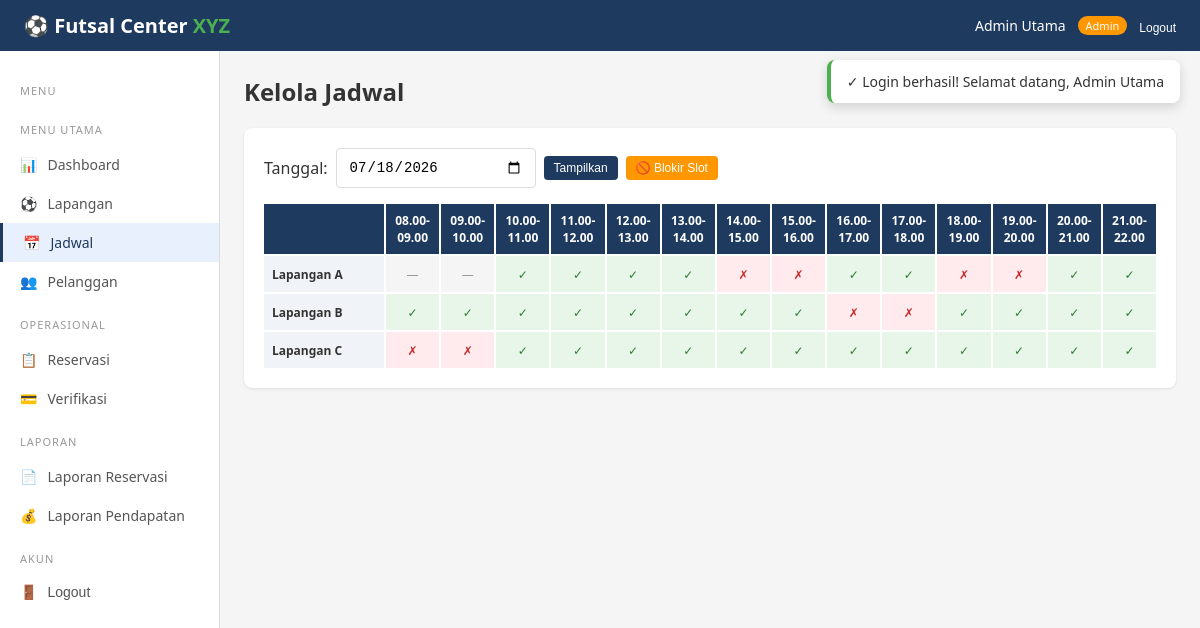
Page /admin/jadwal.php (signed in) on the committed database.
### tables this page shows
CREATE TABLE users (
    id            INT AUTO_INCREMENT PRIMARY KEY,
    nama          VARCHAR(100)   NOT NULL,
    email         VARCHAR(100)   NOT NULL UNIQUE,
    password      VARCHAR(255)   NOT NULL,
    telepon       VARCHAR(20)    NOT NULL,
    alamat        TEXT           NULL,
    role          ENUM('pelanggan','admin','pemilik') NOT NULL DEFAULT 'pelanggan',
    status        ENUM('active','inactive') NOT NULL DEFAULT 'active',
    created_at    DATETIME       NOT NULL DEFAULT CURRENT_TIMESTAMP,
    updated_at    DATETIME       NOT NULL DEFAULT CURRENT_TIMESTAMP ON UPDATE CURRENT_TIMESTAMP,
    INDEX idx_email (email),
    INDEX idx_role  (role)
);

CREATE TABLE lapangan (
    id              INT AUTO_INCREMENT PRIMARY KEY,
    nama            VARCHAR(50)    NOT NULL,
    deskripsi       VARCHAR(255)   NOT NULL,
    tipe            ENUM('indoor','outdoor') NOT NULL DEFAULT 'indoor',
    tarif_weekday   INT            NOT NULL,
    tarif_weekend   INT            NOT NULL,
    status          ENUM('aktif','nonaktif') NOT NULL DEFAULT 'aktif',
    created_at      DATETIME       NOT NULL DEFAULT CURRENT_TIMESTAMP,
    updated_at      DATETIME       NOT NULL DEFAULT CURRENT_TIMESTAMP ON UPDATE CURRENT_TIMESTAMP
);

### config.php (called while the page is built, shortened)
<?php
function db() {
    static $pdo = null;
    if ($pdo === null) {
        try {
            $pdo = new PDO(
                "mysql:host=" . DB_HOST . ";dbname=" . DB_NAME . ";charset=utf8mb4",
                DB_USER, DB_PASS,
                [PDO::ATTR_ERRMODE => PDO::ERRMODE_EXCEPTION,
                 PDO::ATTR_DEFAULT_FETCH_MODE => PDO::FETCH_ASSOC,
                 PDO::ATTR_EMULATE_PREPARES => false]
            );
        } catch (PDOException $e) {
            die("Koneksi database gagal. Pastikan MySQL berjalan dan database 'futsal_xyz' sudah diimport.<br>Error: " . $e->getMessage());
        }
    }
    return $pdo;
}
function isLoggedIn() {
    return isset($_SESSION['user_id']);
}
function currentUser() {
    $stmt = db()->prepare("SELECT * FROM users WHERE id = ?");
    $stmt->execute([$_SESSION['user_id']]);
    return $stmt->fetch();
}
function sanitize($str) {
    return htmlspecialchars(trim($str), ENT_QUOTES, 'UTF-8');
}
function getTimeSlots() {
    $slots = [];
    for ($h = 8; $h < 22; $h++) {
        $slots[] = [
            'start' => sprintf('%02d:00', $h),
            'end'   => sprintf('%02d:00', $h + 1),
            'label' => sprintf('%02d.00-%02d.00', $h, $h + 1)
        ];
    }
    return $slots;
}
function getFlash() {
    if (isset($_SESSION['flash'])) {
        $flash = $_SESSION['flash'];
        return $flash;
    }
    return null;
}
function getScheduleGrid($tanggal) {
    $pdo = db();
    $lapangan = $pdo->query("SELECT * FROM lapangan WHERE status='aktif' ORDER BY id")->fetchAll();
    $stmt = $pdo->prepare("SELECT lapangan_id, jam_mulai, jam_selesai FROM reservasi WHERE tanggal=? AND status NOT IN ('cancelled')");
    $stmt->execute([$tanggal]);
    $reservasi = $stmt->fetchAll();
    $stmt = $pdo->prepare("SELECT lapangan_id, jam_mulai, jam_selesai FROM slot_blocked WHERE tanggal=?");
    $stmt->execute([$tanggal]);
    $blocked = $stmt->fetchAll();
    $slots = getTimeSlots();
    $grid = [];
    foreach ($lapangan as $field) {
        $fid = $field['id'];
        $grid[$fid] = [];
        foreach ($slots as $slot) {
            $status = 'available';
            foreach ($blocked as $b) {
                if ($b['lapangan_id'] == $fid && $slot['start'] >= substr($b['jam_mulai'],0,5) && $slot['start'] < substr($b['jam_selesai'],0,5)) {
                    $status = 'blocked'; break;
                }
            }
            if ($status === 'available') {
                foreach ($reservasi as $r) {
                    if ($r['lapangan_id'] == $fid && $slot['start'] >= substr($r['jam_mulai'],0,5) && $slot['start'] < substr($r['jam_selesai'],0,5)) {
                        $status = 'booked'; break;
                    }
                }
            }
            $grid[$fid][$slot['start']] = $status;
        }
    }
    return ['lapangan' => $lapangan, 'slots' => $slots, 'grid' => $grid];
}

### admin/jadwal.php (the view, shortened to what this page needs)
<?php
require_once __DIR__ . '/../includes/layout.php';
renderLayout('admin', 'jadwal', function() {
    $tanggal = $_GET['tanggal'] ?? date('Y-m-d');
    $jadwal = getScheduleGrid($tanggal);
    ?>
    <h2 style="margin-bottom:20px;">Kelola Jadwal</h2>
    <div class="card">
        <form method="GET" class="date-picker" style="margin-bottom:16px;">
            <label>Tanggal:</label>
            <input type="date" name="tanggal" class="form-control" style="width:200px;" value="<?php echo $tanggal; ?>">
            <button type="submit" class="btn btn-primary btn-sm">Tampilkan</button>
            <button type="button" class="btn btn-warning btn-sm" onclick="document.getElementById('block-modal').classList.add('active')">&#128683; Blokir Slot</button>
        </form>
        <div class="schedule-grid" style="grid-template-columns: 120px repeat(14, 1fr);">
            <div class="header"></div>
            <?php foreach ($jadwal['slots'] as $slot): ?>
                <div class="header"><?php echo $slot['label']; ?></div>
            <?php endforeach; ?>
            <?php foreach ($jadwal['lapangan'] as $field): ?>
                <div class="field-name"><?php echo sanitize($field['nama']); ?></div>
                <?php foreach ($jadwal['slots'] as $slot):
                    $status = $jadwal['grid'][$field['id']][$slot['start']] ?? 'available';
                    $label = $status === 'available' ? '&#10003;' : ($status === 'booked' ? '&#10007;' : '&mdash;');
                ?>
                    <div class="slot <?php echo $status; ?>"><?php echo $label; ?></div>
                <?php endforeach; ?>
            <?php endforeach; ?>
        </div>
    </div>
    <?php
});

### includes/layout.php (shortened to what this page needs)
<?php
require_once __DIR__ . '/../config.php';
function renderLayout($role, $activePage, $contentFn) {
    $user = currentUser();
    $navLinks = '';
    $sidebarItems = [];
    if ($role === 'pelanggan') {
        $navLinks = '
            <a href="pelanggan/jadwal.php">Jadwal</a>
            <a href="pelanggan/reservasi.php">Reservasi Saya</a>
            <div class="nav-user">
                <span class="user-name">' . sanitize($user['nama']) . '</span>
                <span class="user-role">Pelanggan</span>
                <form method="POST" action="proses.php" style="display:inline;">
                    <input type="hidden" name="action" value="logout">
                    <button type="submit" style="background:none;border:none;color:white;font-size:12px;cursor:pointer;">Logout</button>
                </form>
            </div>';
        $sidebarItems = [
            ['page'=>'dashboard', 'icon'=>'&#128202;', 'label'=>'Dashboard', 'href'=>'pelanggan/dashboard.php'],
            ['page'=>'jadwal', 'icon'=>'&#128197;', 'label'=>'Jadwal', 'href'=>'pelanggan/jadwal.php'],
            ['page'=>'reservasi', 'icon'=>'&#128203;', 'label'=>'Reservasi Saya', 'href'=>'pelanggan/reservasi.php'],
            ['page'=>'profil', 'icon'=>'&#128100;', 'label'=>'Profil', 'href'=>'pelanggan/profil.php'],
        ];
    } elseif ($role === 'admin') {
        $navLinks = '
            <div class="nav-user">
                <span class="user-name">' . sanitize($user['nama']) . '</span>
                <span class="user-role" style="background:#FF9800;">Admin</span>
                <form method="POST" action="proses.php" style="display:inline;">
                    <input type="hidden" name="action" value="logout">
                    <button type="submit" style="background:none;border:none;color:white;font-size:12px;cursor:pointer;">Logout</button>
                </form>
            </div>';
        $sidebarItems = [
            ['section'=>'Menu Utama'],
            ['page'=>'dashboard', 'icon'=>'&#128202;', 'label'=>'Dashboard', 'href'=>'admin/dashboard.php'],
            ['page'=>'lapangan', 'icon'=>'&#9917;', 'label'=>'Lapangan', 'href'=>'admin/lapangan.php'],
            ['page'=>'jadwal', 'icon'=>'&#128197;', 'label'=>'Jadwal', 'href'=>'admin/jadwal.php'],
            ['page'=>'pelanggan', 'icon'=>'&#128101;', 'label'=>'Pelanggan', 'href'=>'admin/pelanggan.php'],
            ['section'=>'Operasional'],
            ['page'=>'reservasi', 'icon'=>'&#128203;', 'label'=>'Reservasi', 'href'=>'admin/reservasi.php'],
            ['page'=>'verifikasi', 'icon'=>'&#128179;', 'label'=>'Verifikasi', 'href'=>'admin/verifikasi.php'],
            ['section'=>'Laporan'],
            ['page'=>'laporan-reservasi', 'icon'=>'&#128196;', 'label'=>'Laporan Reservasi', 'href'=>'admin/laporan_reservasi.php'],
            ['page'=>'laporan-pendapatan', 'icon'=>'&#128176;', 'label'=>'Laporan Pendapatan', 'href'=>'admin/laporan_pendapatan.php'],
        ];
    }
    ?>
    <!DOCTYPE html>
    <html lang="id">
    <head>
        <link rel="stylesheet" href="styles.css">
    </head>
    <body>
    <div id="toast-container" class="toast-container">
        <?php $flash = getFlash(); if ($flash): ?>
            <div class="toast <?php echo $flash['type']; ?>">
                <?php echo ($flash['type']==='success'?'&#10003;':($flash['type']==='error'?'&#10007;':'&#8505;')); ?>
                <?php echo sanitize($flash['message']); ?>
            </div>
        <?php endif; ?>
    </div>
    <nav class="navbar">
        <div class="logo"><a href="index.php" style="color:white;text-decoration:none;">&#9917; Futsal Center <span>XYZ</span></a></div>
        <div class="nav-links"><?php echo $navLinks; ?></div>
    </nav>
    <div class="layout">
        <div class="sidebar">
            <div class="menu-section">Menu</div>
            <?php foreach ($sidebarItems as $item): ?>
                <?php if (isset($item['section'])): ?>
                    <div class="menu-section"><?php echo $item['section']; ?></div>
                <?php else: ?>
                    <div class="menu-item <?php echo ($activePage === $item['page']) ? 'active' : ''; ?>">
                        <a href="<?php echo $item['href']; ?>" style="text-decoration:none;color:inherit;display:flex;align-items:center;gap:10px;">
                            <span><?php echo $item['icon']; ?></span> <?php echo $item['label']; ?>
                        </a>
                    </div>
                <?php endif; ?>
            <?php endforeach; ?>
            <div class="menu-section">Akun</div>
            <div class="menu-item">
                <form method="POST" action="proses.php" style="display:inline;">
                    <button type="submit" style="background:none;border:none;cursor:pointer;font-size:14px;color:#555;display:flex;align-items:center;gap:10px;">
                        <span>&#128682;</span> Logout
                    </button>
                </form>
            </div>
        </div>
        <div class="main-content">
            <?php $contentFn(); ?>
        </div>
    </div>
    </body>
    </html>
    <?php
}

### styles.css (style rules this page uses)
* { margin: 0; padding: 0; box-sizing: border-box; }
body { font-family: 'Segoe UI', Tahoma, Geneva, Verdana, sans-serif; background: #f5f5f5; color: #333; }
.navbar { background: #1e3a5f; color: white; padding: 12px 24px; display: flex; justify-content: space-between; align-items: center; position: sticky; top: 0; z-index: 100; }
.navbar .logo { font-size: 20px; font-weight: bold; }
.navbar .logo span { color: #4CAF50; }
.nav-links { display: flex; gap: 20px; align-items: center; }
.nav-user { display: flex; align-items: center; gap: 12px; }
.nav-user .user-name { font-size: 14px; }
.nav-user .user-role { font-size: 11px; background: #4CAF50; padding: 2px 8px; border-radius: 10px; }
.layout { display: flex; min-height: calc(100vh - 50px); }
.sidebar { width: 220px; background: #fff; border-right: 1px solid #ddd; padding: 16px 0; }
.sidebar .menu-item { padding: 0; cursor: pointer; font-size: 14px; color: #555; transition: all 0.2s; }
.sidebar .menu-item a, .sidebar .menu-item button { padding: 10px 20px; width: 100%; text-align: left; }
.sidebar .menu-item.active { background: #e8f0fe; color: #1e3a5f; border-left: 3px solid #1e3a5f; }
.sidebar .menu-section { padding: 16px 20px 8px; font-size: 11px; text-transform: uppercase; color: #999; letter-spacing: 1px; }
.main-content { flex: 1; padding: 24px; }
.card { background: white; border-radius: 8px; padding: 20px; margin-bottom: 16px; box-shadow: 0 1px 3px rgba(0,0,0,0.1); }
.btn { padding: 8px 16px; border: none; border-radius: 4px; cursor: pointer; font-size: 13px; font-weight: 500; transition: all 0.2s; display: inline-flex; align-items: center; gap: 6px; text-decoration: none; }
.btn-primary { background: #1e3a5f; color: white; }
.btn-warning { background: #FF9800; color: white; }
.btn-sm { padding: 5px 10px; font-size: 12px; }
.form-control { width: 100%; padding: 10px 12px; border: 1px solid #ddd; border-radius: 4px; font-size: 14px; transition: border-color 0.2s; }
.schedule-grid { display: grid; gap: 2px; font-size: 12px; }
.schedule-grid .header { background: #1e3a5f; color: white; padding: 8px; text-align: center; font-weight: 600; }
.schedule-grid .field-name { background: #f0f4f8; padding: 8px; font-weight: 600; display: flex; align-items: center; }
.schedule-grid .slot { padding: 8px; text-align: center; cursor: pointer; font-weight: 500; transition: all 0.2s; min-height: 36px; display: flex; align-items: center; justify-content: center; }
.schedule-grid .slot.available { background: #e8f5e9; color: #2e7d32; }
.schedule-grid .slot.booked { background: #ffebee; color: #c62828; cursor: not-allowed; }
.schedule-grid .slot.blocked { background: #f5f5f5; color: #999; cursor: not-allowed; }
.date-picker { display: flex; gap: 8px; align-items: center; margin-bottom: 16px; }
.toast-container { position: fixed; top: 60px; right: 20px; z-index: 2000; }
.toast { background: white; border-radius: 8px; padding: 12px 16px; box-shadow: 0 4px 12px rgba(0,0,0,0.15); margin-bottom: 8px; display: flex; align-items: center; gap: 10px; font-size: 14px; animation: slideIn 0.3s ease; min-width: 280px; }
.toast.success { border-left: 4px solid #4CAF50; }

### rows in the picture
users: nama "Admin Utama"
lapangan: nama "Lapangan A", id "—", id "✓", id "✗"
lapangan: nama "Lapangan B", id "✓", id "✗"
lapangan: nama "Lapangan C", id "✗", id "✓"

### other values in the picture
$flash['message'] "Login berhasil! Selamat datang, Admin Utama"
$item['section'] "MENU UTAMA"
$item['icon'] "📊"
$item['label'] "Dashboard"
$item['icon'] "⚽"
$item['label'] "Lapangan"
$item['icon'] "📅"
$item['label'] "Jadwal"
$item['icon'] "👥"
$item['label'] "Pelanggan"
$item['section'] "OPERASIONAL"
$item['icon'] "📋"
$item['label'] "Reservasi"
$item['icon'] "💳"
$item['label'] "Verifikasi"
